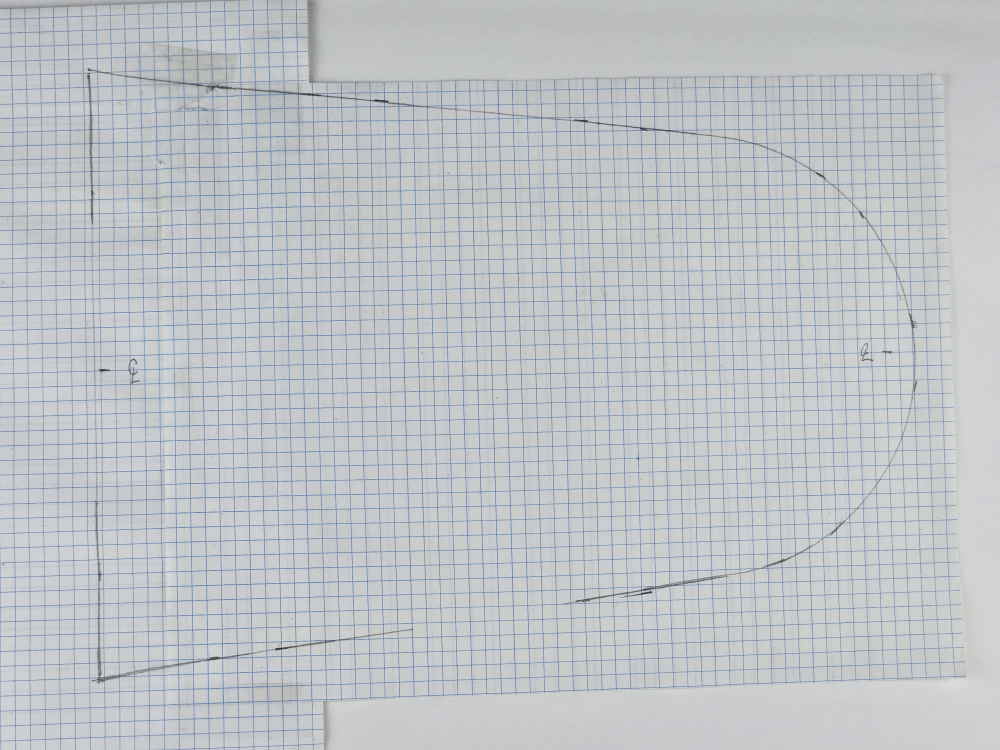
#> input picture Third Analysis/20260917_175649.jpg, 4000 x 3000 px (shown at 1/4 size)
$ python best_rectified_crossings.py
#> lines starting #> are read from the running program, lines starting #| are printed output that depends on the picture; after the words box and inside, x2 and y2 are one past the last pixel; in counts of white or black regions, pixels touching at a corner belong together
import csv
import numpy as np
import cv2
from PIL import Image, ImageDraw
from skimage.morphology import skeletonize
from collections import deque

# Load image and rectify by manual perspective points tuned to the visible paper corners.
orig = cv2.imread(r'20260917_175649.jpg')
#> orig is the input picture: shape (3000, 4000, 3); mean B, G, R 199.5, 195.5, 191.3
source = np.array([
    [150, 150],
    [3850, 180],
    [110, 2850],
    [3920, 2885],
], dtype=np.float32)
W, H = 1200, 900
dest = np.array([
    [0, 0],
    [W - 1, 0],
    [0, H - 1],
    [W - 1, H - 1],
], dtype=np.float32)
M = cv2.getPerspectiveTransform(source, dest)
rect = cv2.warpPerspective(orig, M, (W, H))

# Build path mask and skeleton in rectified image.
B = rect[:, :, 0]
G = rect[:, :, 1]
R = rect[:, :, 2]
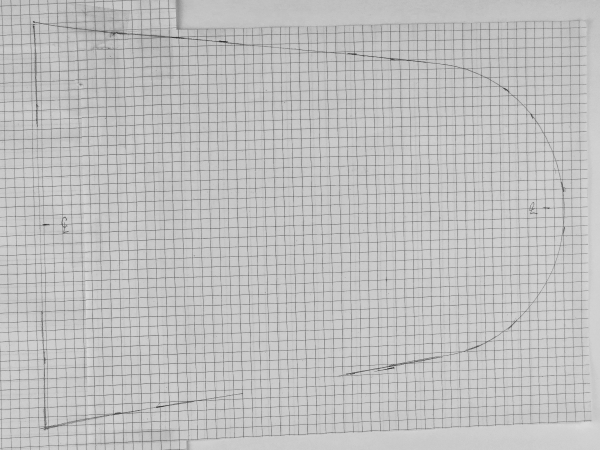
#> R: shape (900, 1200) (shown at 1/2 size); min 34, max 224, mean 190.9
blue = ((B > 100) & (G > 120) & (R < 200)).astype(np.uint8)
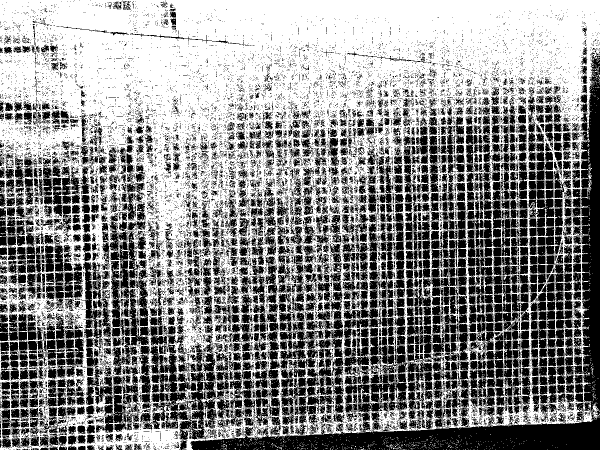
#> blue: shape (900, 1200) (shown at 1/2 size); values 0 (black) and 1 (white), 54.7% white; 13826 black regions (12089 under 20 px), largest, box (x1, y1, x2, y2) and area: (381, 105, 1200, 900) 53372, (299, 651, 483, 881) 14655, (689, 672, 889, 828) 9581
blue = cv2.morphologyEx(blue, cv2.MORPH_OPEN, np.ones((3, 3), np.uint8))
#> blue: shape (900, 1200); values 0 (black) and 1 (white), 37.5% white; 3075 white regions (1823 under 20 px), largest, box (x1, y1, x2, y2) and area: (0, 0, 1200, 580) 277300, (144, 841, 363, 900) 5487, (321, 584, 422, 700) 2714
blue = cv2.morphologyEx(blue, cv2.MORPH_CLOSE, np.ones((3, 3), np.uint8))
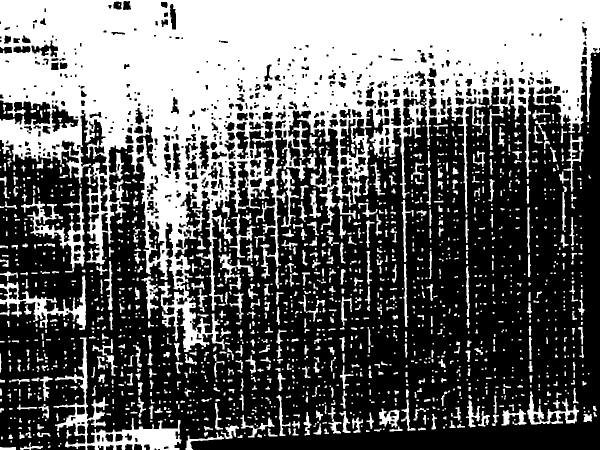
#> blue: shape (900, 1200) (shown at 1/2 size); values 0 (black) and 1 (white), 40.1% white; 1554 white regions (749 under 20 px), largest, box (x1, y1, x2, y2) and area: (0, 0, 1200, 704) 334159, (107, 675, 363, 900) 9931, (0, 551, 172, 660) 4458
path = ((R < 220) & (G < 220) & (B < 220)).astype(np.uint8)
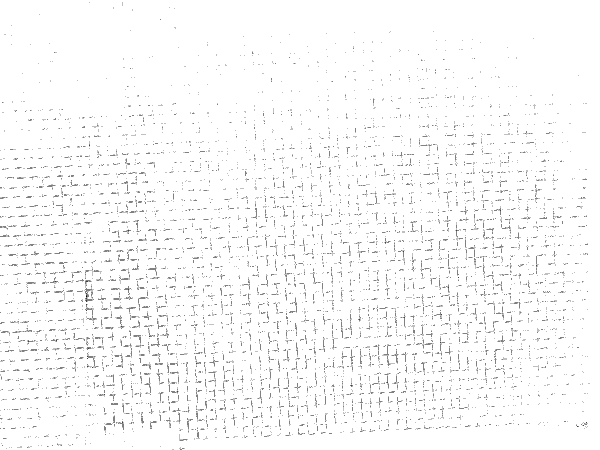
#> path: shape (900, 1200) (shown at 1/2 size); values 0 (black) and 1 (white), 97.7% white; black in thin lines or dots
path = cv2.bitwise_and(path, cv2.bitwise_not(blue))
#> path: shape (900, 1200); values 0 (black) and 1 (white), 58.1% white; 6536 black regions (5694 under 20 px), largest, box (x1, y1, x2, y2) and area: (0, 0, 1200, 704) 343675, (106, 672, 367, 900) 10251, (0, 551, 185, 660) 4868
path = cv2.morphologyEx(path, cv2.MORPH_OPEN, np.ones((3, 3), np.uint8))
#> path: shape (900, 1200); values 0 (black) and 1 (white), 56.7% white; 1606 black regions (975 under 20 px), largest, box (x1, y1, x2, y2) and area: (0, 0, 1200, 794) 378230, (0, 662, 492, 900) 16906, (584, 729, 877, 871) 4785
path = cv2.morphologyEx(path, cv2.MORPH_CLOSE, np.ones((3, 3), np.uint8))
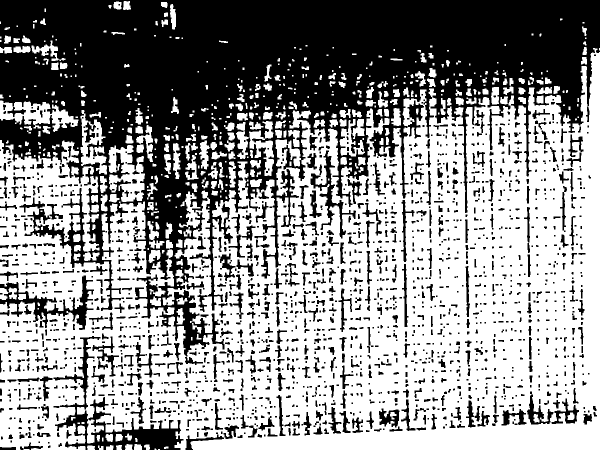
#> path: shape (900, 1200) (shown at 1/2 size); values 0 (black) and 1 (white), 58.3% white; 1903 black regions (900 under 20 px), largest, box (x1, y1, x2, y2) and area: (0, 0, 1200, 713) 339130, (107, 672, 367, 900) 10442, (0, 551, 188, 660) 4978
sk = skeletonize(path > 0).astype(np.uint8)
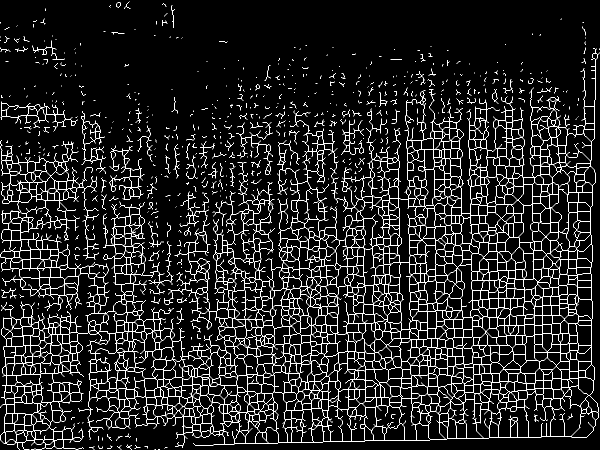
#> sk: shape (900, 1200) (shown at 1/2 size); values 0 (black) and 1 (white), 7.5% white in thin lines or dots

# Detect grid lines in rectified space using periodic peaks.
def strong_peaks(signal, min_val=18, gap=10):
    peaks = []
    for i in range(1, len(signal) - 1):
        if signal[i] >= signal[i - 1] and signal[i] >= signal[i + 1] and signal[i] > min_val:
            if not peaks or abs(i - peaks[-1]) > gap:
                peaks.append(i)
    return peaks

col_hits = blue.sum(axis=0)
#> col_hits = 1200 values, max 639 at index 368, min 94 at index 1171, mean 360.6
row_hits = blue.sum(axis=1)
#> row_hits = 900 values, max 1200 at index 0, min 100 at index 767, mean 480.7
x_lines = strong_peaks(col_hits, min_val=20, gap=15)
#> after the loop in strong_peaks, `for i in range(1, len(signal) - 1):`: peaks = 62 values from 1 to 1188
#> x_lines = 62 values from 1 to 1188
y_lines = strong_peaks(row_hits, min_val=20, gap=15)
#> y_lines = 51 values from 1 to 896

# Connected-component grouping for skeleton pixels along each grid line.
def neighbors(px, py):
    for dy in (-1, 0, 1):
        for dx in (-1, 0, 1):
            if dx == 0 and dy == 0:
                continue
            x2 = px + dx
            y2 = py + dy
            if 0 <= x2 < sk.shape[1] and 0 <= y2 < sk.shape[0] and sk[y2, x2]:
                yield x2, y2

# For each grid line, find connected components of skeleton pixels touching the line.
points = []

# Vertical lines
for x in x_lines:
    visited = set()
    line_pixels = []
    for y in range(sk.shape[0]):
        if sk[y, x]:
            line_pixels.append((x, y))
    for px, py in line_pixels:
        if (px, py) in visited:
            continue
        q = deque([(px, py)])
        comp = []
        visited.add((px, py))
        while q:
            cx, cy = q.popleft()
            comp.append((cx, cy))
            for nx, ny in neighbors(cx, cy):
                if (nx, ny) not in visited and abs(nx - x) <= 1:
                    visited.add((nx, ny))
                    q.append((nx, ny))
        if len(comp) == 0:
            continue
        # Only accept real crossings where there is path continuity on both sides of the line.
        left = any(sk[y, x2] for y in range(max(0, min(cy for _,cy in comp)-2), min(sk.shape[0], max(cy for _,cy in comp)+3)) for x2 in range(max(0, x-6), x))
        right = any(sk[y, x2] for y in range(max(0, min(cy for _,cy in comp)-2), min(sk.shape[0], max(cy for _,cy in comp)+3)) for x2 in range(x+1, min(sk.shape[1], x+7)))
        if left and right:
            cx = sum(p[0] for p in comp) / len(comp)
            cy = sum(p[1] for p in comp) / len(comp)
            points.append((float(cx), float(cy)))
#> this loop made 62 passes
#> x on passes 2 to 13: 18, 34, 54, 71, 87, 104, 121, 142, 161, 181, 197, 219
#> after the loop, points = 1976 pairs, first value 0.538 to 1188.8, second value 4 to 898

# Horizontal lines
for y in y_lines:
    visited = set()
    line_pixels = []
    for x in range(sk.shape[1]):
        if sk[y, x]:
            line_pixels.append((x, y))
    for px, py in line_pixels:
        if (px, py) in visited:
            continue
        q = deque([(px, py)])
        comp = []
        visited.add((px, py))
        while q:
            cx, cy = q.popleft()
            comp.append((cx, cy))
            for nx, ny in neighbors(cx, cy):
                if (nx, ny) not in visited and abs(ny - y) <= 1:
                    visited.add((nx, ny))
                    q.append((nx, ny))
        if len(comp) == 0:
            continue
        up = any(sk[y2, x2] for y2 in range(max(0, min(cy for _,cy in comp)-2), y) for x2 in range(max(0, min(cx for cx,_ in comp)-2), min(sk.shape[1], max(cx for cx,_ in comp)+3)))
        down = any(sk[y2, x2] for y2 in range(y+1, min(sk.shape[0], max(cy for _,cy in comp)+3)) for x2 in range(max(0, min(cx for cx,_ in comp)-2), min(sk.shape[1], max(cx for cx,_ in comp)+3)))
        if up and down:
            cx = sum(p[0] for p in comp) / len(comp)
            cy = sum(p[1] for p in comp) / len(comp)
            points.append((float(cx), float(cy)))
#> this loop made 51 passes
#> y on passes 2 to 13: 17, 35, 51, 69, 87, 104, 121, 138, 157, 174, 191, 210
#> after the loop, points = 4372 pairs, first value 0 to 1193.9, second value 4 to 898

# Deduplicate by proximity in the rectified plane.
unique = []
for p in points:
    if all(abs(p[0] - q[0]) > 3 or abs(p[1] - q[1]) > 3 for q in unique):
        unique.append(p)
#> this loop made 4372 passes
#> p on passes 1 to 3: (1.33, 99), (1, 813.5), (0.538, 875)
#> after the loop, unique = 4006 pairs, first value 0.538 to 1193.9, second value 4 to 898

# Keep only the best grid-aligned points by sorting and filtering to those on or near the lines.
final = []
for x, y in unique:
    if any(abs(x - gx) <= 2 for gx in x_lines) or any(abs(y - gy) <= 2 for gy in y_lines):
        final.append((x, y))
#> this loop made 4006 passes
#> after the loop, final has the same summary as unique

# Save the corrected CSV in rectified image coordinates.
with open('20260917_175649_rectified_points_best.csv', 'w', newline='') as f:
    w = csv.writer(f)
    w.writerow(['x_px', 'y_px'])
    for x, y in sorted(final):
        w.writerow([x, y])
#> this loop made 4006 passes
#> (x, y) on passes 1 to 3: (0.538, 875), (1, 295), (1, 813.5)

# Draw the final points on the rectified image.
rect_rgb = cv2.cvtColor(rect, cv2.COLOR_BGR2RGB)
img2 = Image.fromarray(rect_rgb)
d = ImageDraw.Draw(img2)
for x, y in final:
    d.ellipse((x - 3, y - 3, x + 3, y + 3), fill=(255, 0, 0), outline=(255, 0, 0))
img2.save('20260917_175649_rectified_overlay_best.jpg')
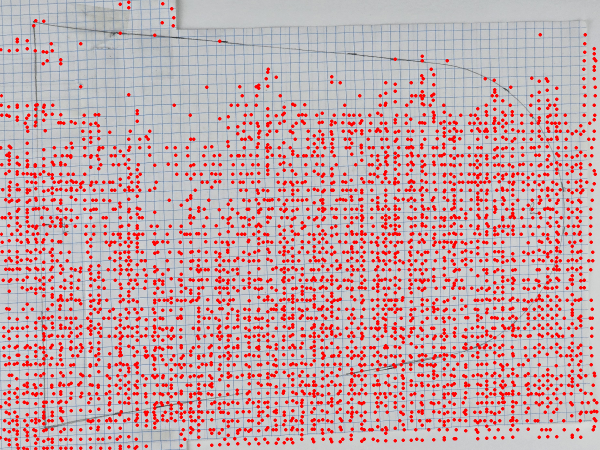
#> saved as 20260917_175649_rectified_overlay_best.jpg: PIL image 1200x900 RGB (shown at 1/2 size); mean R, G, B 198.9, 168.7, 172.5

print('x lines', len(x_lines), 'y lines', len(y_lines))
#| x lines 62 y lines 51
print('candidate points', len(unique))
#| candidate points 4006
print('final points', len(final))
#| final points 4006
print('saved to 20260917_175649_rectified_points_best.csv and 20260917_175649_rectified_overlay_best.jpg')

$ run again, with Third Analysis/20260917_175649_intersections_overlay_secondpass.jpg copied over Third Analysis/20260917_175649.jpg
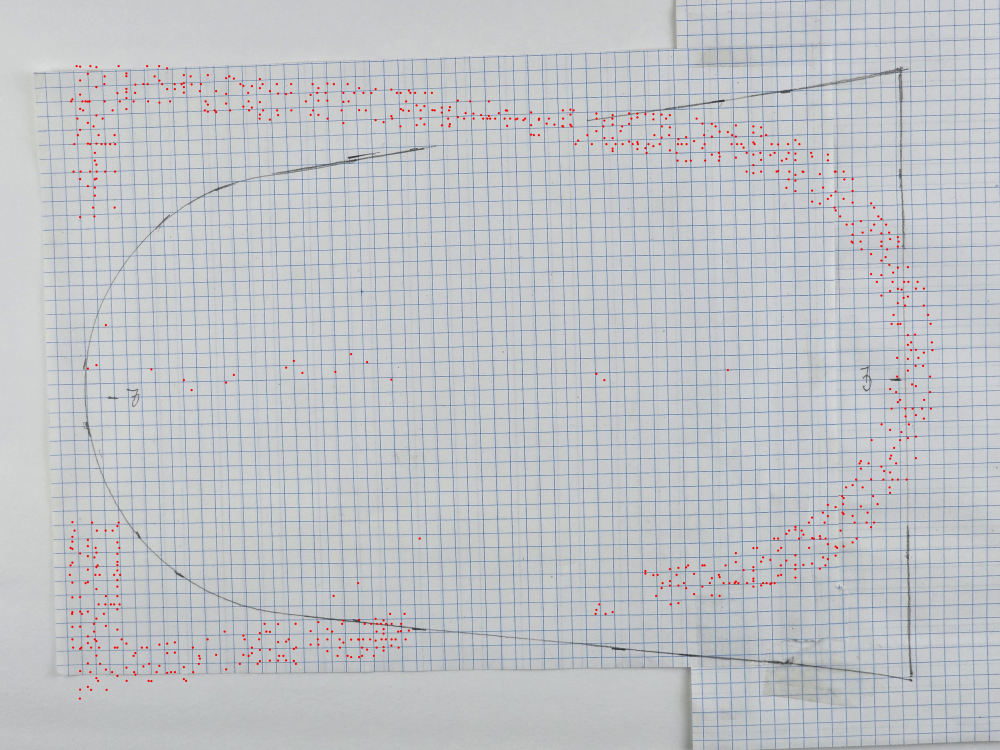
#> input picture Third Analysis/20260917_175649_intersections_overlay_secondpass.jpg, 4000 x 3000 px (shown at 1/4 size)
#> orig is the input picture: shape (3000, 4000, 3); mean B, G, R 198.6, 194.7, 191.6
#> `blue = ((B > 100) & (G > 120) & (R < 200)).astype(np.uint8)`:
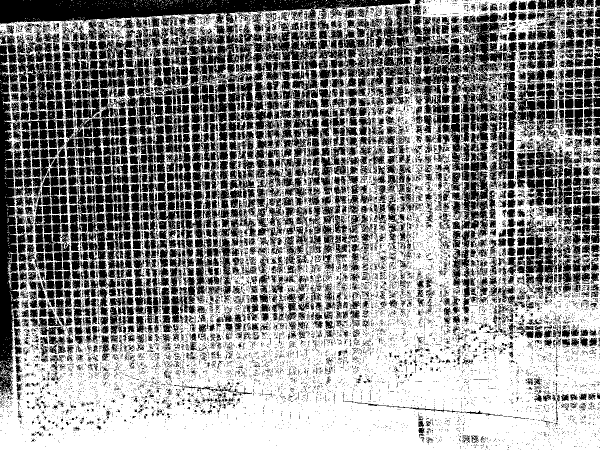
#> blue: shape (900, 1200) (shown at 1/2 size); values 0 (black) and 1 (white), 55.7% white; 14694 black regions (12919 under 20 px), largest, box (x1, y1, x2, y2) and area: (713, 10, 1014, 478) 31925, (0, 0, 821, 67) 23773, (0, 90, 42, 791) 16837
#> sk: shape (900, 1200); values 0 (black) and 1 (white), 7.4% white in thin lines or dots
#> col_hits = 1200 values, max 787 at index 1033, min 105 at index 3, mean 369.4
#> row_hits = 900 values, max 1200 at index 886, min 106 at index 109, mean 492.5
#> after the loop in strong_peaks, `for i in range(1, len(signal) - 1):`: peaks = 64 values from 1 to 1198
#> y_lines = 48 values from 2 to 886
#> the loop `for x in x_lines:` made 64 passes
#> x on passes 2 to 9: 18, 35, 53, 76, 93, 115, 131, 159
#> after the loop `for x in x_lines:`: points = 1928 pairs, first value 1.25 to 1198, second value 3 to 857.3
#> the loop `for y in y_lines:` made 48 passes
#> y on passes 1 to 8: 2, 23, 43, 62, 80, 101, 121, 141
#> after the loop `for y in y_lines:`: points = 4197 pairs, first value 1.25 to 1198, second value 2 to 866
#> the loop `for p in points:` made 4197 passes
#> p on passes 1 to 3: (1.64, 41.73), (1.25, 790.5), (18, 17.33)
#> after the loop `for p in points:`: unique = 3890 pairs, first value 1.25 to 1198, second value 2 to 866
#> the loop `for x, y in unique:` made 3890 passes
#> after the loop `for x, y in unique:`: final has the same summary as unique
#> the loop `for x, y in sorted(final):` made 3890 passes
#> (x, y) on passes 1 to 3: (1.25, 790.5), (1.64, 41.73), (1.67, 62)
#> the loop `for x, y in final:` made 3890 passes
#> `img2.save('20260917_175649_rectified_overlay_best.jpg')`:
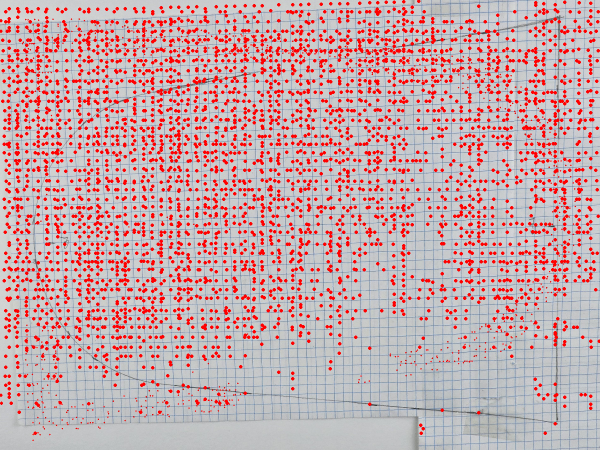
#> saved as 20260917_175649_rectified_overlay_best.jpg: PIL image 1200x900 RGB (shown at 1/2 size); mean R, G, B 198.9, 168.5, 172.3
#| x lines 64 y lines 48
#| candidate points 3890
#| final points 3890

$ run again, with Third Analysis/20260917_175649_intersections_overlay_secondpass_refined.jpg copied over Third Analysis/20260917_175649.jpg
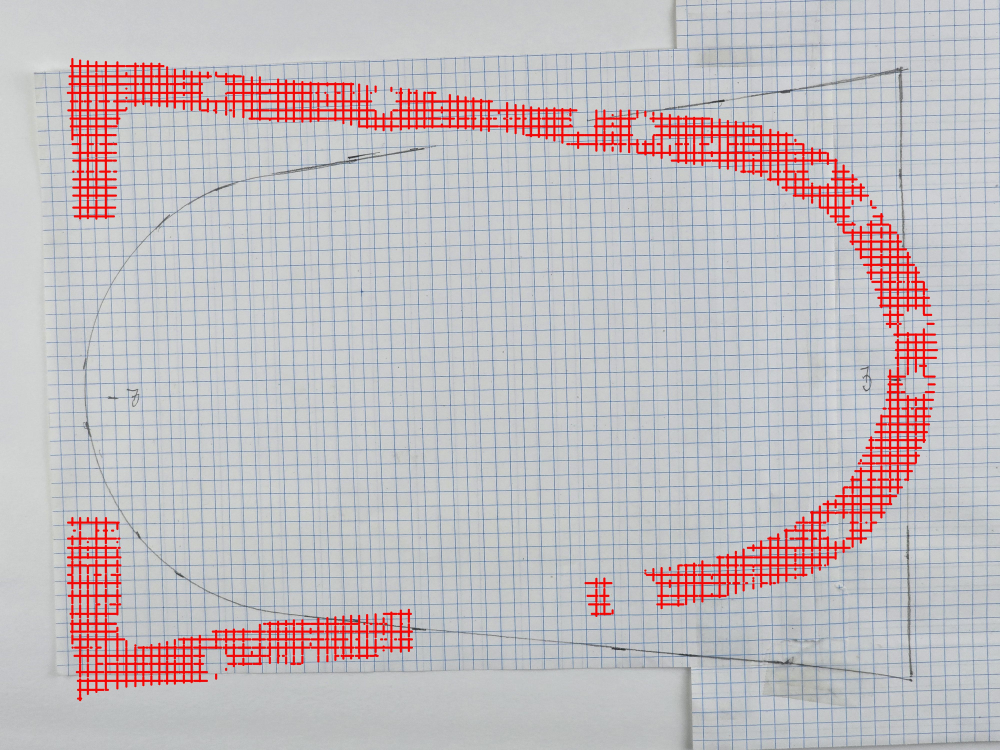
#> input picture Third Analysis/20260917_175649_intersections_overlay_secondpass_refined.jpg, 4000 x 3000 px (shown at 1/4 size)
#> orig is the input picture: shape (3000, 4000, 3); mean B, G, R 190.9, 187.1, 193.8
#> `blue = ((B > 100) & (G > 120) & (R < 200)).astype(np.uint8)`:
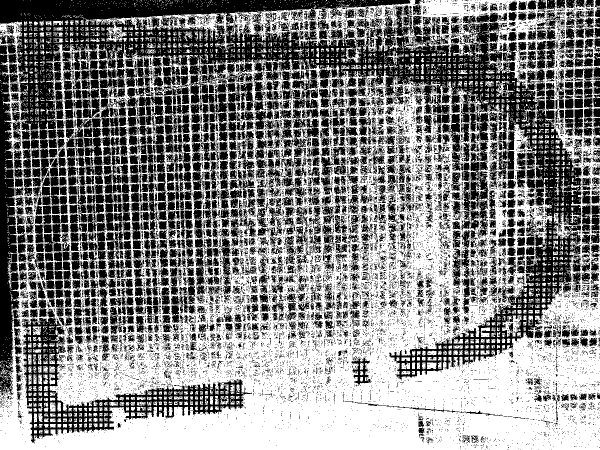
#> blue: shape (900, 1200) (shown at 1/2 size); values 0 (black) and 1 (white), 52% white; 13194 black regions (11672 under 20 px), largest, box (x1, y1, x2, y2) and area: (0, 0, 1181, 761) 153072, (44, 635, 504, 887) 22517, (0, 90, 42, 791) 16837
#> sk: shape (900, 1200); values 0 (black) and 1 (white), 7.1% white in thin lines or dots
#> col_hits = 1200 values, max 732 at index 901, min 57 at index 98, mean 336.6
#> row_hits = 900 values, max 1200 at index 886, min 71 at index 109, mean 448.8
#> after the loop in strong_peaks, `for i in range(1, len(signal) - 1):`: peaks = 63 values from 1 to 1198
#> y_lines = 48 values from 2 to 890
#> the loop `for x in x_lines:` made 63 passes
#> x on passes 2 to 9: 18, 35, 59, 80, 101, 121, 142, 159
#> after the loop `for x in x_lines:`: points = 1896 pairs, first value 1.25 to 1198, second value 4 to 878.2
#> the loop `for y in y_lines:` made 48 passes
#> y on passes 1 to 8: 2, 23, 39, 56, 77, 94, 112, 136
#> after the loop `for y in y_lines:`: points = 4053 pairs, first value 1.25 to 1198, second value 2 to 890
#> the loop `for p in points:` made 4053 passes
#> p on passes 1 to 3: (1.64, 41.73), (1.25, 790.5), (18, 17.33)
#> after the loop `for p in points:`: unique = 3707 pairs, first value 1.25 to 1198, second value 2 to 890
#> the loop `for x, y in unique:` made 3707 passes
#> after the loop `for x, y in unique:`: final has the same summary as unique
#> the loop `for x, y in sorted(final):` made 3707 passes
#> (x, y) on passes 1 to 3: (1.25, 790.5), (1.64, 41.73), (4, 797)
#> the loop `for x, y in final:` made 3707 passes
#> `img2.save('20260917_175649_rectified_overlay_best.jpg')`:
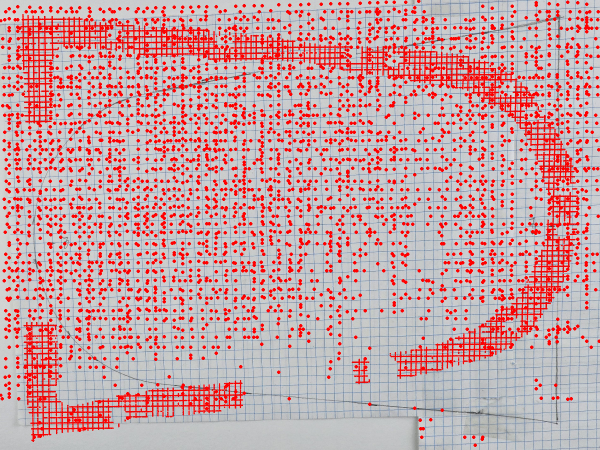
#> saved as 20260917_175649_rectified_overlay_best.jpg: PIL image 1200x900 RGB (shown at 1/2 size); mean R, G, B 201, 161, 164.6
#| x lines 63 y lines 48
#| candidate points 3707
#| final points 3707
